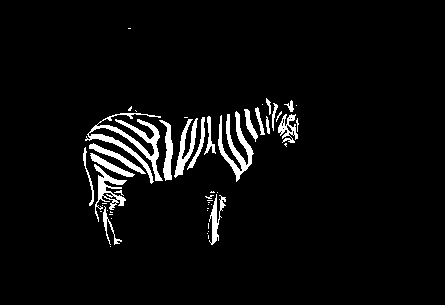
%> input picture ejemploCebra/imagenesCebra/c10.bmp, 445 x 305 px, given in place of 143.jpg_rm1.jpg, which was not available
$ octave PruebasSobel.m   (GNU Octave 9; MATLAB toolbox functions it lacks are replaced by stand-ins)
%> lines starting %> are read from the running program, lines starting %| are printed output that depends on the picture; in (x1, y1, x2, y2) boxes, pixels count from 0 and x2, y2 are one past the last pixel; in counts of white or black regions, pixels touching at a corner belong together; the program's own positions count from 1; pictures that were not available may be replaced by others from this repository, and a replacement may not be noted
%% MainSegmentarRGB.m
% Asume las imagenes recortadas desde una fuente

%% Variables de configuracion

%% Ajuste de parámetros iniciales
clc; clear all; close all;


%nombreImagenP='061.jpg';
nombreImagenP='143.jpg';
%nombreImagenP='011.jpg';
 %% Definicion de estructura de directorios
 pathPrincipal='/home/usuario/ml/';
 pathConfiguracion=strcat(pathPrincipal,'conf/');
 pathResultados=strcat(pathPrincipal,'output/clasLAB/');
 pathEntradaAprender=strcat(pathPrincipal,'inputToLearn/');
 pathAplicacionAprender=strcat(pathPrincipal,'tmpToLearnLABCF/');

%% Salida manchas
 pathAplicacionSalidaSeg=strcat(pathPrincipal,'tmpSegRGB/');


 % --- NOMBRE DE IMAGENES INTERMEDIAS calibracion ---
nombreImagenRecorte1=strcat(pathAplicacionAprender,nombreImagenP,'_','r1.jpg');
nombreImagenRecorte2=strcat(pathAplicacionAprender,nombreImagenP,'_','r2.jpg');
nombreImagenRecorte3=strcat(pathAplicacionAprender,nombreImagenP,'_','r3.jpg');
nombreImagenRecorte4=strcat(pathAplicacionAprender,nombreImagenP,'_','r4.jpg');


% nombres de archivos con objetos removidos
nombreImagenRemovida1=strcat(pathAplicacionAprender,nombreImagenP,'_','rm1.jpg');
nombreImagenRemovida2=strcat(pathAplicacionAprender,nombreImagenP,'_','rm2.jpg');
nombreImagenRemovida3=strcat(pathAplicacionAprender,nombreImagenP,'_','rm3.jpg');
nombreImagenRemovida4=strcat(pathAplicacionAprender,nombreImagenP,'_','rm4.jpg');

% Siluetas operaciones morfologicas calibraion
nombreImagenSiluetaN1=strcat(pathAplicacionAprender,nombreImagenP,'_','sN1.jpg');
nombreImagenSiluetaN2=strcat(pathAplicacionAprender,nombreImagenP,'_','sN2.jpg');
nombreImagenSiluetaN3=strcat(pathAplicacionAprender,nombreImagenP,'_','sN3.jpg');
nombreImagenSiluetaN4=strcat(pathAplicacionAprender,nombreImagenP,'_','sN4.jpg');


%% Siluetas manchas
nombreImagenManchasN1=strcat(pathAplicacionSalidaSeg,nombreImagenP,'_','MN1.jpg');
nombreImagenManchasN2=strcat(pathAplicacionSalidaSeg,nombreImagenP,'_','MN2.jpg');
nombreImagenManchasN3=strcat(pathAplicacionSalidaSeg,nombreImagenP,'_','MN3.jpg');
nombreImagenManchasN4=strcat(pathAplicacionSalidaSeg,nombreImagenP,'_','MN4.jpg');


%% solo manchas
nombreImagenDefectosND1=strcat(pathAplicacionSalidaSeg,nombreImagenP,'_','MND1.jpg');
nombreImagenDefectosND2=strcat(pathAplicacionSalidaSeg,nombreImagenP,'_','MND2.jpg');
nombreImagenDefectosND3=strcat(pathAplicacionSalidaSeg,nombreImagenP,'_','MND3.jpg');
nombreImagenDefectosND4=strcat(pathAplicacionSalidaSeg,nombreImagenP,'_','MND4.jpg');


%% Nombres de archivos
 archivoConfiguracion=strcat(pathConfiguracion,'20170207configuracion.xml');
 archivoCalibracion=strcat(pathConfiguracion,'20170207calibracion.xml');


umbralFijoR= 0.90;
umbralFijoG= 0.75;
tamanoMaximoManchas=1000;
%% resultados
% en base a las cuatro caras de la fruta se calculan las características
sumaParcial1=0;
sumaParcial2=0;
sumaParcial3=0;
sumaParcial4=0;

totalManchasParcial1=0;
totalManchasParcial2=0;
totalManchasParcial3=0;
totalManchasParcial4=0;

% [24 lines of commented-out code are left out]

%% watershed

IColor=imread(nombreImagenRemovida1);
%> IColor: size 305x445 logical; 4.5% white; 50 white regions (30 under 20 px), largest, box (x1, y1, x2, y2) and area: (85, 113, 163, 184) 1369, (218, 111, 254, 182) 853, (94, 164, 127, 222) 565
IS=imsharpen(IColor);
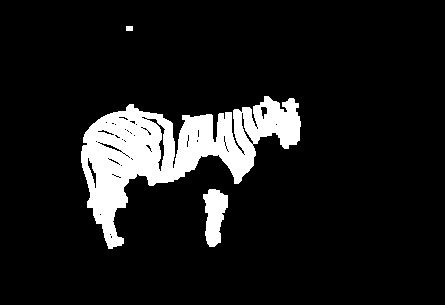
%> IS: size 305x445 logical; 10.3% white; 3 white regions, box (x1, y1, x2, y2) and area: (81, 96, 301, 249) 12913, (203, 189, 228, 247) 973, (126, 26, 133, 31) 35

IColor=IS;

figure('Name','Sharpen');imshow(IS)
figure('Name','Color'); imshow(IColor);

IGris=rgb2gray(IColor);
ITopHat = imtophat(IGris, strel('disk', 10));
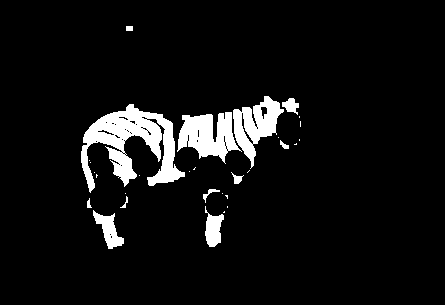
%> ITopHat: size 305x445 logical; 6.7% white; 30 white regions (18 under 20 px), largest, box (x1, y1, x2, y2) and area: (81, 104, 185, 193) 4051, (177, 112, 242, 164) 1915, (233, 96, 284, 169) 1664

figure('Name','Tophat'); imshow(ITopHat);

%BW1 = edge(IGris,'Canny');
%BW2 = edge(IGris,'Prewitt');
BW3 = edge(IGris,'Sobel');
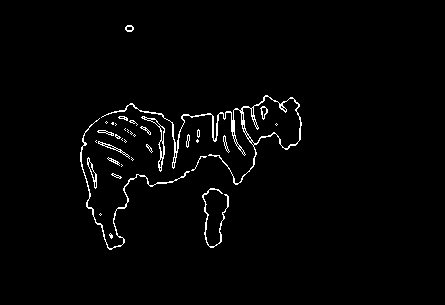
%> BW3: size 305x445 logical; 1.9% white in thin lines or dots, all inside (x1, y1, x2, y2) = (80, 25, 302, 250)


%BW4 = edge(ITopHat,'Canny');
%BW5 = edge(ITopHat,'Prewitt');
BW6 = edge(ITopHat,'Sobel');
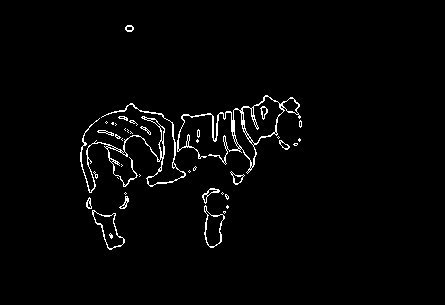
%> BW6: size 305x445 logical; 2.1% white in thin lines or dots, all inside (x1, y1, x2, y2) = (80, 25, 302, 250)

%figure('Name','Cany'); imshow(BW1);
%figure('Name','Binario Prewit'); imshow(BW2);
figure('Name','Sobel'); imshow(BW3);

%figure('Name','Top hat Cany'); imshow(BW4);
%figure('Name','Top hat  Binario Prewit'); imshow(BW5);
figure('Name','Top hat Sobel'); imshow(BW6);


% [9 lines of commented-out code are left out]
